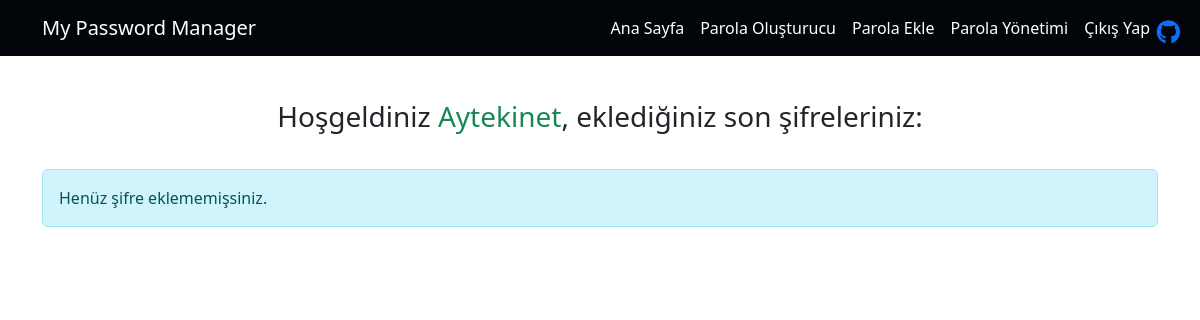
The page / (signed in) on the database as committed earlier.
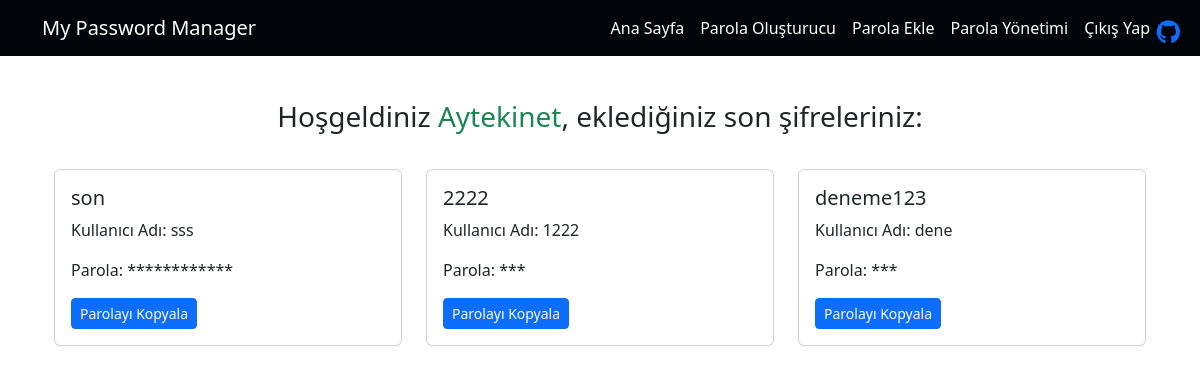
The same page on the database as committed later.
### password_manager_app/models.py (models this page shows, shortened)
class Password(models.Model):
    user = models.ForeignKey(
        User,
        on_delete=models.CASCADE,
        related_name="user_passwords"
    )
    website = models.CharField(max_length=100)
    username = models.CharField(max_length=100)
    password = models.CharField(max_length=100)
    created_at = models.DateTimeField(auto_now_add=True)  # Oluşturulma zamanı otomatik olarak atanır
    updated_at = models.DateTimeField(auto_now=True)  # Her güncellemede güncellenir

### password_manager_app/views.py (the view)
# urls.py: path('', views.index, name='index'),
def index(request):
    if request.user.is_authenticated:
        user_passwords = Password.objects.filter(user=request.user).order_by('-created_at')[:12]
        context = {
            'user_passwords': user_passwords,
        }
    else:
        context = {
            'user_passwords': None,
        }
    return render(request, 'myapp/index.html', context)

### password_manager_app/templates/myapp/index.html (shortened to what this page needs)
{% extends 'base.html' %}
{% block content %}
  <div class="container mt-4">
    {% if user.is_authenticated %}
      <h3 style="text-align:center; margin-bottom:35px;">Hoşgeldiniz <span class="text-success">{{ user.username }}</span>, eklediğiniz son şifreleriniz:</h3>
      <div class="row">
        {% if user_passwords %}
          {% for password in user_passwords %}
            <div class="col-md-4 mb-3">
              <div class="card">
                <div class="card-body">
                  <h5 class="card-title">{{ password.website }}</h5>
                  <p class="card-text">Kullanıcı Adı: {{ password.username }}</p>
                  <p class="card-text">Parola: <span class="password" data-password="{{ password.password }}">
                    {% for i in password.password %}*{% endfor %}
                  </span></p>
                  <button class="btn btn-primary copy-password btn-sm">Parolayı Kopyala</button>
                </div>
              </div>
            </div>
          {% endfor %}
        {% else %}
          <p class="alert alert-info">Henüz şifre eklememişsiniz.</p>
        {% endif %}
      </div>
    {% endif %}
  </div>
</div>
{% endblock %}

Rows that differ between the two databases and show on the page:
added Password: website "son", username "sss", password "lewjwrzggdcn" (drawn)
added Password: website "2222", username "1222", password "222" (drawn)
added Password: website "deneme123", username "dene", password "123" (drawn)
Other text that changed with them:
text no longer shown: "Henüz şifre eklememişsiniz."
